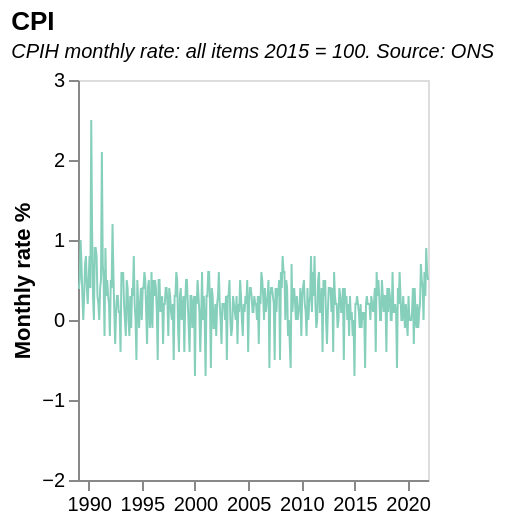

Here is the Vega-Lite specification saved for this chart:
### Vega-Lite specification from a JSON file in a GitHub repository (floating-point values rounded to 4 significant figures; data arrays with more than 128 entries replaced by an {"elided": "..."} marker saying what was removed)
{"$schema": "https://vega.github.io/schema/vega-lite/v5.json", "title": {"text": "CPI", "subtitle": ["CPIH monthly rate: all items 2015 = 100. Source: ONS"], "subtitleFontStyle": "italic", "subtitleFontSize": 10, "anchor": "start", "color": "black"}, "width": 175, "height": 200, "data": {"values": {"elided": "416 records"}, "format": {"parse": {"date": "date"}}}, "mark": {"type": "line", "color": "#86d0bb", "strokeWidth": 1, "opacity": 1}, "transform": [{"filter": "datum.year>minYear"}, {"filter": "datum.year<maxYear"}], "params": [{"name": "minYear", "value": 1988, "bind": {"input": "range", "min": 1988, "max": 2022, "step": 1, "name": "Start year:"}}, {"name": "maxYear", "value": 2022, "bind": {"input": "range", "min": 1988, "max": 2022, "step": 1, "name": "End year:"}}], "encoding": {"x": {"field": "date", "type": "temporal", "title": null, "axis": {"grid": false}}, "y": {"field": "value", "type": "quantitative", "title": "Monthly rate %", "axis": {"grid": false}, "scale": {"domain": [-2, 3]}}}}
